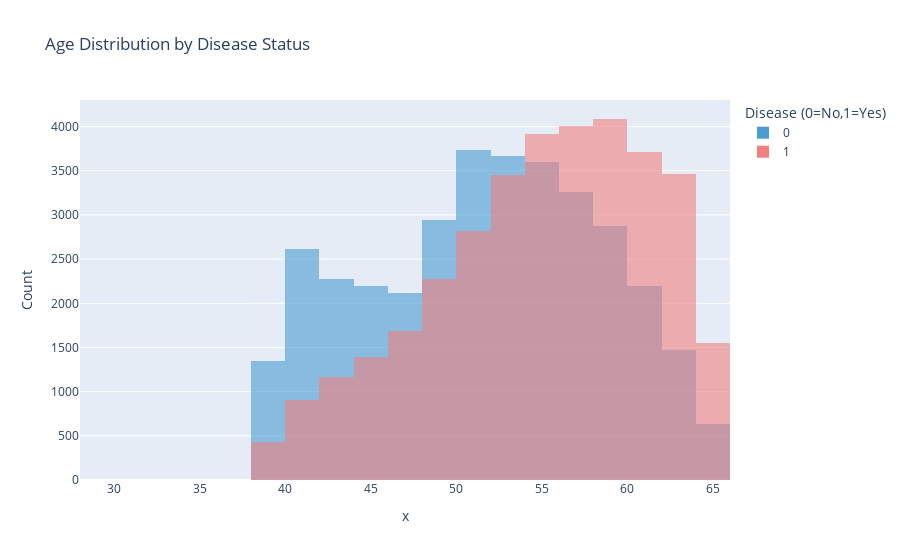

The notebook cell this image was saved under:
### Markdown cell above
### Do diseased and non-diseased patients show different age distributions, or is the difference only in the averages?

### Code cell
fig = px.histogram(df, x=df["age"] / 365, color='cardio', barmode='overlay',nbins=30, opacity=0.6,color_discrete_map={0:'#4B9CD3',1:'#F08080'},labels={'cardio':'Disease (0=No,1=Yes)','age':'Age'},title='Age Distribution by Disease Status')
fig.update_yaxes(title='Count')
fig.show()

### Figure 1 — Plotly figure (JSON) as saved in the notebook; plotly's stock layout.template omitted (floating-point values rounded to 4 significant figures; data arrays with more than 128 entries replaced by an {"elided": "..."} marker saying what was removed)
{"data": [{"bingroup": "x", "hovertemplate": "Disease (0=No,1=Yes)=0<br>x=%{x}<br>count=%{y}<extra></extra>", "legendgroup": "0", "marker": {"color": "#4B9CD3", "opacity": 0.6, "pattern": {"shape": ""}}, "name": "0", "nbinsx": 30, "orientation": "v", "showlegend": true, "type": "histogram", "x": {"elided": "34948 float values"}, "xaxis": "x", "yaxis": "y"}, {"bingroup": "x", "hovertemplate": "Disease (0=No,1=Yes)=1<br>x=%{x}<br>count=%{y}<extra></extra>", "legendgroup": "1", "marker": {"color": "#F08080", "opacity": 0.6, "pattern": {"shape": ""}}, "name": "1", "nbinsx": 30, "orientation": "v", "showlegend": true, "type": "histogram", "x": {"elided": "34859 float values"}, "xaxis": "x", "yaxis": "y"}], "layout": {"barmode": "overlay", "legend": {"title": {"text": "Disease (0=No,1=Yes)"}, "tracegroupgap": 0}, "title": {"text": "Age Distribution by Disease Status"}, "xaxis": {"anchor": "y", "domain": [0, 1], "title": {"text": "x"}}, "yaxis": {"anchor": "x", "domain": [0, 1], "title": {"text": "Count"}}}}
